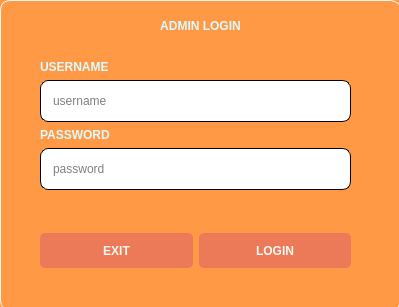
<?xml version="1.0" encoding="UTF-8"?>
<ui version="4.0">
 <class>adminLogin</class>
 <widget class="QDialog" name="adminLogin">
  <property name="geometry">
   <rect>
    <x>0</x>
    <y>0</y>
    <width>399</width>
    <height>307</height>
   </rect>
  </property>
  <property name="windowTitle">
   <string>Admin Login</string>
  </property>
  <property name="windowIcon">
   <iconset resource="misc.qrc">
    <normaloff>:/unsoed.png</normaloff>:/unsoed.png</iconset>
  </property>
  <property name="autoFillBackground">
   <bool>false</bool>
  </property>
  <property name="styleSheet">
   <string notr="true">QDialog#adminLogin {
	background-color:  rgb(255, 153, 70);
}</string>
  </property>
  <widget class="QGroupBox" name="groupBox">
   <property name="geometry">
    <rect>
     <x>0</x>
     <y>0</y>
     <width>401</width>
     <height>311</height>
    </rect>
   </property>
   <property name="styleSheet">
    <string notr="true">QGroupBox#groupBox {
	border: 1px solid #fcf9f4;
	border-radius: 10px;
	background-color:  rgb(255, 153, 70);
}</string>
   </property>
   <property name="title">
    <string/>
   </property>
   <widget class="QLabel" name="label3">
    <property name="geometry">
     <rect>
      <x>0</x>
      <y>0</y>
      <width>401</width>
      <height>51</height>
     </rect>
    </property>
    <property name="styleSheet">
     <string notr="true">QLabel#label3 {
	color: #D9FAFF;
	font: 16pt &quot;Comic Sans MS&quot;;
	font-weight: bold;
}</string>
    </property>
    <property name="text">
     <string>ADMIN LOGIN</string>
    </property>
    <property name="alignment">
     <set>Qt::AlignCenter</set>
    </property>
   </widget>
   <widget class="QWidget" name="layoutWidget">
    <property name="geometry">
     <rect>
      <x>40</x>
      <y>60</y>
      <width>311</width>
      <height>208</height>
     </rect>
    </property>
    <layout class="QVBoxLayout" name="verticalLayout">
     <item>
      <layout class="QVBoxLayout" name="verticalLayout1">
       <item>
        <widget class="QLabel" name="label1">
         <property name="styleSheet">
          <string notr="true">QLabel#label1 {
	color: #D9FAFF;
	font: 11pt &quot;Comic Sans MS&quot;;
	font-weight: bold;
}</string>
         </property>
         <property name="text">
          <string>USERNAME</string>
         </property>
        </widget>
       </item>
       <item>
        <widget class="QLineEdit" name="usernameEdit">
         <property name="styleSheet">
          <string notr="true">QLineEdit#usernameEdit {
	color: #000000;
	height: 40px;
	padding-left: 10px;
	font: 14pt &quot;Comic Sans MS&quot;;
	border-radius: 8px;
	border: 1px solid black;
}</string>
         </property>
         <property name="maxLength">
          <number>20</number>
         </property>
         <property name="placeholderText">
          <string>username</string>
         </property>
         <property name="clearButtonEnabled">
          <bool>false</bool>
         </property>
        </widget>
       </item>
      </layout>
     </item>
     <item>
      <layout class="QVBoxLayout" name="verticalLayout2">
       <item>
        <widget class="QLabel" name="label2">
         <property name="styleSheet">
          <string notr="true">QLabel#label2 {
	color: #D9FAFF;
	font: 11pt &quot;Comic Sans MS&quot;;
	font-weight: bold;
}</string>
         </property>
         <property name="text">
          <string>PASSWORD</string>
         </property>
        </widget>
       </item>
       <item>
        <widget class="QLineEdit" name="passwordEdit">
         <property name="sizePolicy">
          <sizepolicy hsizetype="Expanding" vsizetype="Fixed">
           <horstretch>0</horstretch>
           <verstretch>0</verstretch>
          </sizepolicy>
         </property>
         <property name="styleSheet">
          <string notr="true">QLineEdit#passwordEdit {
	color: #000000;
	height: 40px;
	padding-left: 10px;
	font: 14pt &quot;Comic Sans MS&quot;;
	border-radius: 8px;
	border: 1px solid black;
}</string>
         </property>
         <property name="maxLength">
          <number>20</number>
         </property>
         <property name="echoMode">
          <enum>QLineEdit::Password</enum>
         </property>
         <property name="placeholderText">
          <string>password</string>
         </property>
        </widget>
       </item>
      </layout>
     </item>
     <item>
      <spacer name="verticalSpacer">
       <property name="orientation">
        <enum>Qt::Vertical</enum>
       </property>
       <property name="sizeHint" stdset="0">
        <size>
         <width>20</width>
         <height>40</height>
        </size>
       </property>
      </spacer>
     </item>
     <item>
      <layout class="QHBoxLayout" name="horizontalLayout">
       <item>
        <widget class="QPushButton" name="exitButton">
         <property name="cursor">
          <cursorShape>PointingHandCursor</cursorShape>
         </property>
         <property name="styleSheet">
          <string notr="true">QPushButton#exitButton {
	border: none;
	border-radius: 5px;
	height: 35px;
	color: #fcf9f4;
	background-color: rgba(234, 118, 89, 230);
	font: 11pt &quot;Comic Sans MS&quot;;
	font-weight: bold;
}
QPushButton#exitButton:hover {
	background-color:  rgba(234, 118, 89, 255);
	font: 13pt &quot;Comic Sans MS&quot;;
	font-weight: bold;
}</string>
         </property>
         <property name="text">
          <string>EXIT</string>
         </property>
        </widget>
       </item>
       <item>
        <widget class="QPushButton" name="loginButton">
         <property name="cursor">
          <cursorShape>PointingHandCursor</cursorShape>
         </property>
         <property name="styleSheet">
          <string notr="true">QPushButton#loginButton {
	border: none;
	border-radius: 5px;
	height: 35px;
	color: #fcf9f4;
	background-color: rgba(234, 118, 89, 230);
	font: 11pt &quot;Comic Sans MS&quot;;
	font-weight: bold;
}
QPushButton#loginButton:hover {
	background-color: rgba(234, 118, 89, 255);
	font: 13pt &quot;Comic Sans MS&quot;;
	font-weight: bold;
}</string>
         </property>
         <property name="text">
          <string>LOGIN</string>
         </property>
        </widget>
       </item>
      </layout>
     </item>
    </layout>
   </widget>
  </widget>
 </widget>
 <tabstops>
  <tabstop>usernameEdit</tabstop>
  <tabstop>passwordEdit</tabstop>
  <tabstop>loginButton</tabstop>
  <tabstop>exitButton</tabstop>
 </tabstops>
 <resources>
  <include location="misc.qrc"/>
 </resources>
 <connections/>
</ui>
